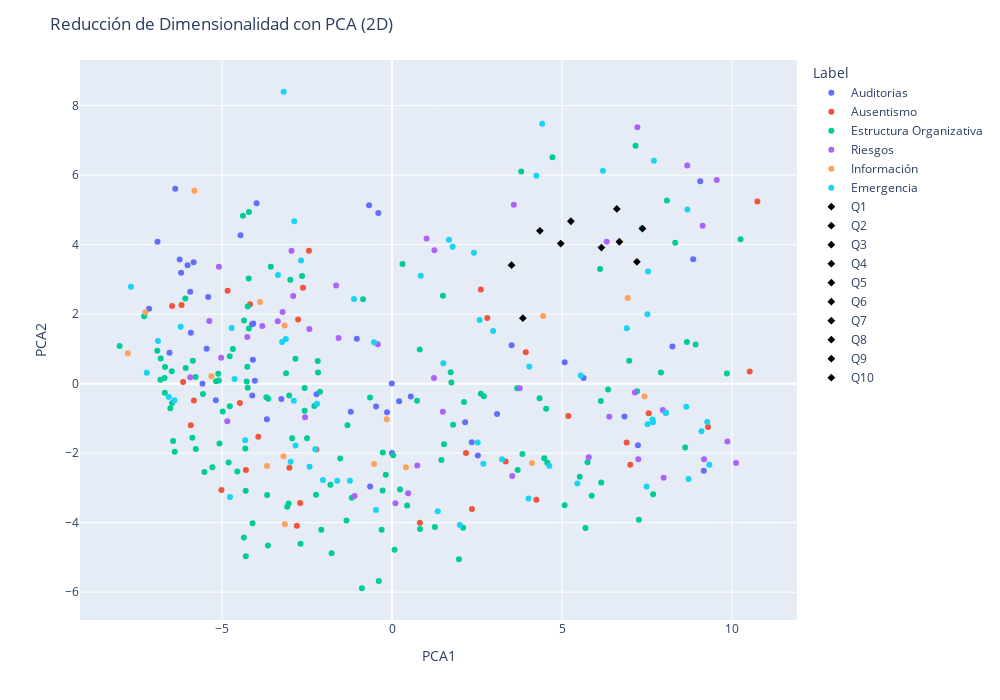

Here is the notebook cell this chart was saved with:
### Markdown cell above
### Reducción de dimensionalidad con PCA y generación de gráfico 2D

### Code cell
import plotly.express as px
import plotly.graph_objects as go
import pandas as pd

# Función para añadir saltos de línea
def add_line_breaks(text, max_line_length=80):
    words = text.split()
    lines = []
    current_line = []
    current_length = 0
    for word in words:
        if current_length + len(word) + 1 > max_line_length:
            lines.append(' '.join(current_line))
            current_line = [word]
            current_length = len(word)
        else:
            current_line.append(word)
            current_length += len(word) + 1
    lines.append(' '.join(current_line))
    return '<br>'.join(lines)

# Preparar los datos para el gráfico 2D PCA
pca_df = pd.DataFrame(pca_result, columns=['PCA1', 'PCA2'])
pca_df['manual'] = chunk_labels
pca_df['type'] = 'chunk'
pca_df['text'] = all_chunks  # Añadir el texto del chunk para el hover

# Crear etiquetas para las preguntas
question_labels = [f"Q{i+1}" for i in range(len(questions))]

# Agregar las preguntas al dataframe
question_pca_df = pd.DataFrame(question_pca_embeddings, columns=['PCA1', 'PCA2'])
question_pca_df['manual'] = question_labels
question_pca_df['type'] = 'question'
question_pca_df['text'] = questions  # Añadir la pregunta para el hover

# Combinar ambos dataframes
combined_pca_df = pd.concat([pca_df, question_pca_df])

# Añadir el texto con saltos de línea al dataframe
combined_pca_df['text_with_breaks'] = combined_pca_df['text'].apply(lambda x: add_line_breaks(x))

# Crear el gráfico interactivo 2D PCA
fig = px.scatter(
    combined_pca_df,
    x='PCA1',
    y='PCA2',
    color='manual',
    hover_data={'manual': True, 'text_with_breaks': True},
    labels={'manual': 'Label', 'text_with_breaks': 'Contenido'}
)

question_index = 0
# Actualizar los puntos de las preguntas para que sean de color negro y ajustar el símbolo
for trace in fig.data:
    if any(question_label in trace.name for question_label in question_labels):
        trace.marker.color = 'black'
        trace.marker.symbol = 'diamond'
        trace.name = question_labels[question_index]
        trace.hovertemplate = (
            '<b>%{customdata[0]}:</b><br>'
            '%{customdata[1]}<extra></extra>'
        )
        question_index = question_index + 1
    else:
        trace.hovertemplate = (
            '<b>Manual:</b> %{customdata[0]}<br>'
            '<b>Texto:</b> %{customdata[1]}<extra></extra>'
        )

# Aumentar el tamaño del gráfico y ajustar la caja de hover
fig.update_layout(
    title='Reducción de Dimensionalidad con PCA (2D)',
    xaxis_title='PCA1',
    yaxis_title='PCA2',
    legend_title='Label',
    width=1000,  # Ancho del gráfico
    height=700,  # Altura del gráfico
    hoverlabel=dict(
        bgcolor="white",
        font_size=12,  # Ajustar tamaño de la fuente
        font_family="Rockwell"
    )
)

fig.show()
